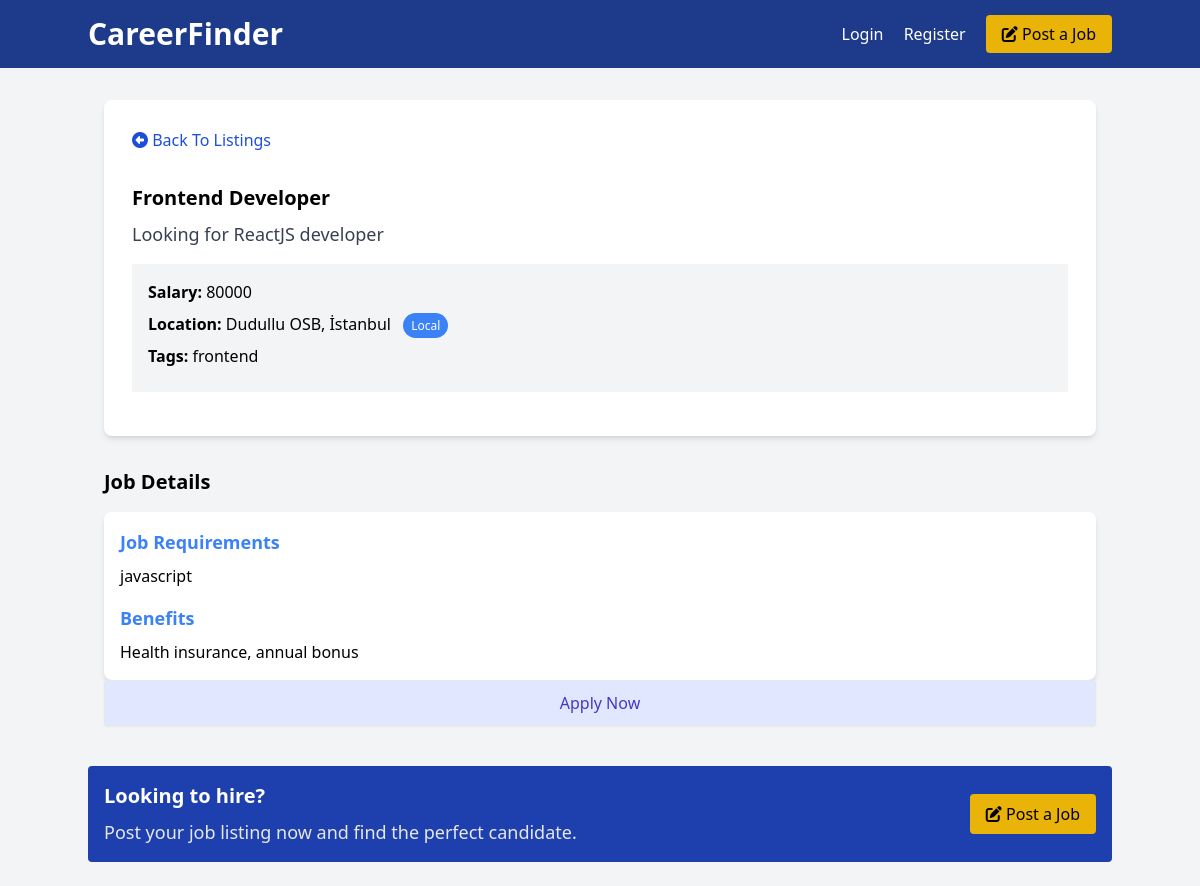
Screenshot of /details.php?id=12 with the database file from the repository.
### tables this page shows
CREATE TABLE jobs (
        id INTEGER PRIMARY KEY AUTOINCREMENT,
        title TEXT NOT NULL,
        description TEXT NOT NULL,
        salary TEXT NOT NULL,
        location TEXT NOT NULL,
        type TEXT NOT NULL,
        tags TEXT NOT NULL,
        requirements TEXT NOT NULL,
        benefits TEXT NOT NULL,
        company TEXT NOT NULL,
        address TEXT NOT NULL,
        city TEXT NOT NULL,
        state TEXT NOT NULL,
        phone TEXT NOT NULL,
        email TEXT NOT NULL,
        creator_email TEXT NOT NULL,
        created_at TEXT DEFAULT CURRENT_TIMESTAMP
    );

### details.php (the view, shortened to what this page needs)
<?php include 'templates/header.php'; ?>
<?php include 'config.php'; ?>
<?php
$jobId = isset($_GET['id']) ? (int)$_GET['id'] : 0;
if ($jobId) {
    $stmt = $pdo->prepare("SELECT * FROM jobs WHERE id = :id");
    $stmt->execute(['id' => $jobId]);
    $job = $stmt->fetch();
} else {
    echo "<p>Invalid job ID!</p>";
    include 'templates/footer.php';
    exit;
}
?>
<section class="container mx-auto p-4 mt-4">
    <div class="rounded-lg shadow-md bg-white p-3">
        <div class="flex justify-between items-center">
            <a class="block p-4 text-blue-700" href="listings.php">
                <i class="fa fa-arrow-alt-circle-left"></i>
                Back To Listings
            </a>
        </div>
        <div class="p-4">
            <h2 class="text-xl font-semibold"><?php echo htmlspecialchars($job['title']); ?></h2>
            <p class="text-gray-700 text-lg mt-2"><?php echo htmlspecialchars($job['description']); ?></p>
            <ul class="my-4 bg-gray-100 p-4">
                <li class="mb-2"><strong>Salary:</strong> <?php echo htmlspecialchars($job['salary']); ?></li>
                <li class="mb-2">
                    <strong>Location:</strong> <?php echo htmlspecialchars($job['location']); ?>
                    <span class="text-xs bg-blue-500 text-white rounded-full px-2 py-1 ml-2"><?php echo htmlspecialchars($job['type']); ?></span>
                </li>
                <li class="mb-2"><strong>Tags:</strong> <?php echo htmlspecialchars($job['tags']); ?></li>
            </ul>
        </div>
    </div>
</section>
<section class="container mx-auto p-4">
    <h2 class="text-xl font-semibold mb-4">Job Details</h2>
    <div class="rounded-lg shadow-md bg-white p-4">
        <h3 class="text-lg font-semibold mb-2 text-blue-500">Job Requirements</h3>
        <p><?php echo htmlspecialchars($job['requirements']); ?></p>
        <h3 class="text-lg font-semibold mt-4 mb-2 text-blue-500">Benefits</h3>
        <p><?php echo htmlspecialchars($job['benefits']); ?></p>
    </div>
    <a href="apply.php?id=<?php echo $jobId; ?>" class="block w-full text-center px-5 py-2.5 shadow-sm rounded border text-base font-medium cursor-pointer text-indigo-700 bg-indigo-100 hover:bg-indigo-200">
        Apply Now
    </a>
</section>
<?php include 'templates/footer.php'; ?>

### css/style.css (style rules this page uses)
html { line-height: 1.5; -webkit-text-size-adjust: 100%; -moz-tab-size: 4; -o-tab-size: 4; tab-size: 4; font-family: ui-sans-serif, system-ui, -apple-system, BlinkMacSystemFont, "Segoe UI", Roboto, "Helvetica Neue", Arial, "Noto Sans", sans-serif, "Apple Color Emoji", "Segoe UI Emoji", "Segoe UI Symbol", "Noto Color Emoji"; font-feature-settings: normal; font-variation-settings: normal; }
body { margin: 0; line-height: inherit; }
h1, h2, h3, h4, h5, h6 { font-size: inherit; font-weight: inherit; }
a { color: inherit; text-decoration: inherit; }
b, strong { font-weight: bolder; }
blockquote, dl, dd, h1, h2, h3, h4, h5, h6, hr, figure, p, pre { margin: 0; }
ol, ul, menu { list-style: none; margin: 0; padding: 0; }
.container { width: 100%; }
@media (min-width: 640px) { .container { max-width: 640px; } }
@media (min-width: 768px) { .container { max-width: 768px; } }
@media (min-width: 1024px) { .container { max-width: 1024px; } }
.mx-auto { margin-left: auto; margin-right: auto; }
.my-4 { margin-top: 1rem; margin-bottom: 1rem; }
.mb-2 { margin-bottom: 0.5rem; }
.mb-4 { margin-bottom: 1rem; }
.ml-2 { margin-left: 0.5rem; }
.mt-2 { margin-top: 0.5rem; }
.mt-4 { margin-top: 1rem; }
.block { display: block; }
.flex { display: flex; }
.w-full { width: 100%; }
.cursor-pointer { cursor: pointer; }
.items-center { align-items: center; }
.justify-between { justify-content: space-between; }
.rounded { border-radius: 0.25rem; }
.rounded-full { border-radius: 9999px; }
.rounded-lg { border-radius: 0.5rem; }
.border { border-width: 1px; }
.bg-blue-500 { --tw-bg-opacity: 1; background-color: rgb(59 130 246 / var(--tw-bg-opacity)); }
.bg-gray-100 { --tw-bg-opacity: 1; background-color: rgb(243 244 246 / var(--tw-bg-opacity)); }
.bg-indigo-100 { --tw-bg-opacity: 1; background-color: rgb(224 231 255 / var(--tw-bg-opacity)); }
.bg-white { --tw-bg-opacity: 1; background-color: rgb(255 255 255 / var(--tw-bg-opacity)); }
.p-3 { padding: 0.75rem; }
.p-4 { padding: 1rem; }
.px-2 { padding-left: 0.5rem; padding-right: 0.5rem; }
.px-5 { padding-left: 1.25rem; padding-right: 1.25rem; }
.py-1 { padding-top: 0.25rem; padding-bottom: 0.25rem; }
.py-2\.5 { padding-top: 0.625rem; padding-bottom: 0.625rem; }
.text-center { text-align: center; }
.text-base { font-size: 1rem; line-height: 1.5rem; }
.text-lg { font-size: 1.125rem; line-height: 1.75rem; }
.text-xl { font-size: 1.25rem; line-height: 1.75rem; }
.text-xs { font-size: 0.75rem; line-height: 1rem; }
.font-medium { font-weight: 500; }
.font-semibold { font-weight: 600; }
.text-blue-700 { --tw-text-opacity: 1; color: rgb(29 78 216 / var(--tw-text-opacity)); }
.text-gray-700 { --tw-text-opacity: 1; color: rgb(55 65 81 / var(--tw-text-opacity)); }
.text-indigo-700 { --tw-text-opacity: 1; color: rgb(67 56 202 / var(--tw-text-opacity)); }
.text-white { --tw-text-opacity: 1; color: rgb(255 255 255 / var(--tw-text-opacity)); }
.text-blue-500 { --tw-text-opacity: 1; color: rgb(59 130 246 / var(--tw-text-opacity)); }
.shadow-md { --tw-shadow: 0 4px 6px -1px rgb(0 0 0 / 0.1), 0 2px 4px -2px rgb(0 0 0 / 0.1); --tw-shadow-colored: 0 4px 6px -1px var(--tw-shadow-color), 0 2px 4px -2px var(--tw-shadow-color); box-shadow: var(--tw-ring-offset-shadow, 0 0 #0000), var(--tw-ring-shadow, 0 0 #0000), var(--tw-shadow); }
.shadow-sm { --tw-shadow: 0 1px 2px 0 rgb(0 0 0 / 0.05); --tw-shadow-colored: 0 1px 2px 0 var(--tw-shadow-color); box-shadow: var(--tw-ring-offset-shadow, 0 0 #0000), var(--tw-ring-shadow, 0 0 #0000), var(--tw-shadow); }

### rows the page displays
jobs: title "Frontend Developer", description "Looking for ReactJS developer", salary "80000", location "Dudullu OSB, İstanbul", type "Local", tags "frontend", requirements "javascript", benefits "Health insurance, annual bonus"
